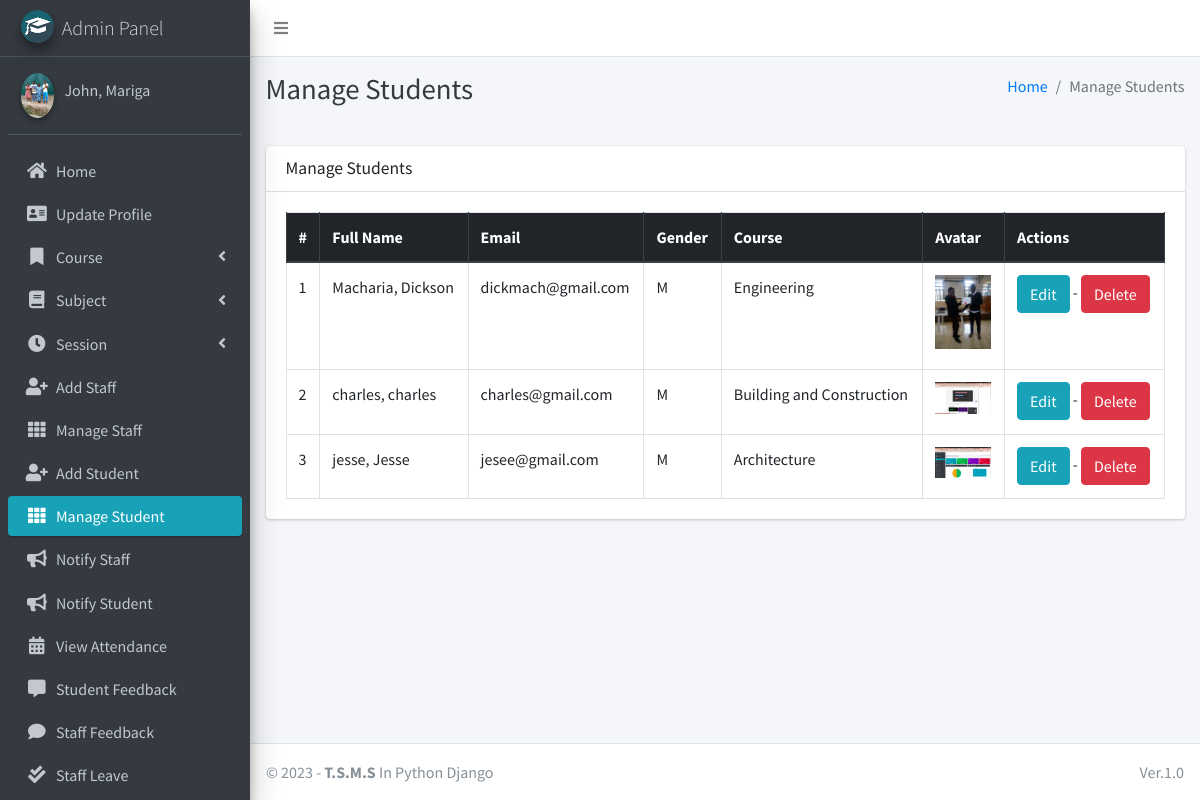
Page /student/manage/ (signed in) on the committed database.
### main_app/models.py (models this page shows, shortened)
class CustomUser(AbstractUser):
    USER_TYPE = ((1, "HOD"), (2, "Staff"), (3, "Student"))
    GENDER = [("M", "Male"), ("F", "Female")]
    username = None  # Removed username, using email instead
    email = models.EmailField(unique=True)
    user_type = models.CharField(default=1, choices=USER_TYPE, max_length=1)
    gender = models.CharField(max_length=1, choices=GENDER)
    profile_pic = models.ImageField()
    address = models.TextField()
    fcm_token = models.TextField(default="")  # For firebase notifications
    created_at = models.DateTimeField(auto_now_add=True)
    updated_at = models.DateTimeField(auto_now=True)
    USERNAME_FIELD = "email"
    REQUIRED_FIELDS = []
    objects = CustomUserManager()
    def __str__(self):
        return self.last_name + ", " + self.first_name

class Student(models.Model):
    admin = models.OneToOneField(CustomUser, on_delete=models.CASCADE)
    course = models.ForeignKey(Course, on_delete=models.DO_NOTHING, null=True, blank=False)
    session = models.ForeignKey(Session, on_delete=models.DO_NOTHING, null=True)

class Course(models.Model):
    name = models.CharField(max_length=120)
    created_at = models.DateTimeField(auto_now_add=True)
    updated_at = models.DateTimeField(auto_now=True)

### main_app/hod_views.py (the view)
# urls.py: path("student/manage/", hod_views.manage_student, name='manage_student'),
def manage_student(request):
    students = CustomUser.objects.filter(user_type=3)
    context = {
        'students': students,
        'page_title': 'Manage Students'
    }
    return render(request, "hod_template/manage_student.html", context)

### main_app/templates/hod_template/manage_student.html
{% extends 'main_app/base.html' %}
{% load static %}
{% block page_title %}{{page_title}}{% endblock page_title %}
{% block content %}
<section class="content">
    <div class="container-fluid">
        <div class="row">
            <div class="col-md-12">
                <div class="card">
                    <div class="card-header">
                        <h3 class="card-title">{{page_title}}</h3>
                    </div>
                    <div class="card-body">
                        <table id="example2" class="table table-bordered table-hover">
                            <thead class="thead-dark">
                                <tr>
                                    <th>#</th>
                                    <th>Full Name</th>
                                    <th>Email</th>
                                    <th>Gender</th>
                                    <th>Course</th>
                                    <th>Avatar</th>
                                    <th>Actions</th>
                                </tr>
                            </thead>
                            <tbody>
                                {% for student in students %}
                                <tr>
                                    <td>{{ forloop.counter }}</td>
                                    <td>{{student.last_name}}, {{student.first_name}}</td>
                                    <td>{{student.email}}</td>
                                    <td>{{student.gender}}</td>
                                    <td>{{student.student.course.name}}</td>
                                    <td>
                                        {% if student.profile_pic == ""  %}
                                        No Image
                                        {% else %}
                                        <img class="img img-fluid mb-2" height="56" width="56"
                                            src="{{student.profile_pic}}" alt="">
                                        {% endif %}
                                    </td>
                                    <td><a href="{% url 'edit_student' student.student.id %}" class="btn btn-info">Edit</a> -
                                        <a href="{% url 'delete_student' student.student.id %}" class="btn btn-danger" onclick="return confirm('Are you sure about this ?')">Delete</a>
                                    </td>
                                </tr>
                                {% endfor %}
                            </tbody>
                        </table>
                    </div>
                </div>
            </div>
        </div>
    </div>
</section>
{% endblock content %}

### main_app/templates/main_app/sidebar_template.html (shortened to what this page needs)
{% load static %}
<aside class="main-sidebar sidebar-dark-info elevation-4">
    {% if request.user.user_type == '1' %}
    <a href="{% url 'admin_home' %}" class="brand-link">
        <img src="{% static 'dist/img/cmsl.png' %} " alt="AdminLTE Logo"
            class="brand-image img-circle elevation-3" >
        <span class="brand-text font-weight-light">Admin Panel</span>
    </a>
    <div class="sidebar">
        <div class="user-panel mt-3 pb-3 mb-3 d-flex">
            <div class="image">
                <img src="{{ request.user.profile_pic}}" class="img-circle elevation-2" alt="User Image">
            </div>
            <div class="info">
                <a href="#" class="d-block">{{user}}</a>
            </div>
        </div>
        <nav class="mt-2">
            <ul class="nav nav-pills nav-sidebar flex-column" data-widget="treeview" role="menu" data-accordion="false">
                <li class="nav-item">
                    {% url 'admin_home' as admin_home %}
                    <a href="{{admin_home}}" class="nav-link {% if admin_home == request.path %} active {% endif %}">
                        <i class="nav-icon fas fa-home"></i>
                        <p>
                            Home
                        </p>
                    </a>
                </li>
                <li class="nav-item">
                    {% url 'admin_view_profile' as admin_view_profile %}
                    <a href="{{admin_view_profile}}"
                        class="nav-link {% if admin_view_profile == request.path %} active {% endif %}">
                        <i class="nav-icon fas fa-address-card"></i>
                        <p>
                            Update Profile
                        </p>
                    </a>
                </li>
                <li class="nav-item has-treeview">
                    <a href="#" class="nav-link">
                        <i class="nav-icon fas fa-bookmark"></i>
                        <p>
                            Course
                            <i class="fas fa-angle-left right"></i>
                        </p>
                    </a>
                </li>
                <li class="nav-item has-treeview">
                    <a href="#" class="nav-link">
                        <i class="nav-icon fas fa-book"></i>
                        <p>
                            Subject
                            <i class="fas fa-angle-left right"></i>
                        </p>
                    </a>
                </li>
                <li class="nav-item has-treeview">
                    <a href="#" class="nav-link">
                        <i class="nav-icon fas fa-clock"></i>
                        <p>
                            Session
                            <i class="fas fa-angle-left right"></i>
                        </p>
                    </a>
                </li>
                <li class="nav-item">
                    {% url 'add_staff' as add_staff %}
                    <a href="{{add_staff}}" class="nav-link {% if add_staff == request.path %} active {% endif %}">
                        <i class="nav-icon fas fa-user-plus"></i>
                        <p>
                            Add Staff
                        </p>
                    </a>
                </li>
                <li class="nav-item">
                    {% url 'manage_staff' as manage_staff %}
                    {% url 'edit_staff' staff_id as edit_staff %}
                    <a href="{{manage_staff}}"
                        class="nav-link {% if manage_staff == request.path or request.path == edit_staff %} active {% endif %}">
                        <i class="nav-icon fas fa-th"></i>
                        <p>
                            Manage Staff
                        </p>
                    </a>
                </li>
                <li class="nav-item">
                    {% url 'add_student' as add_student%}
                    <a href="{{add_student}}" class="nav-link  {% if add_student == request.path %} active {% endif %}">
                        <i class="nav-icon fas fa-user-plus"></i>
                        <p>
                            Add Student
                        </p>
                    </a>
                </li>
                <li class="nav-item">
                    {% url 'manage_student' as manage_student %}
                    {% url 'edit_student' student_id as edit_student %}
                    <a href="{{manage_student}}"
                        class="nav-link  {% if edit_student == request.path or manage_student == request.path %} active {% endif %}">
                        <i class="nav-icon fas fa-th"></i>
                        <p>
                            Manage Student
                        </p>
                    </a>
                </li>
                <li class="nav-item">
                    {% url 'admin_notify_staff' as admin_notify_staff %}
                    <a href="{{admin_notify_staff}}"
                        class="nav-link {% if admin_notify_staff == request.path %} active {% endif %}">
                        <i class="nav-icon fas fa-bullhorn"></i>
                        <p>
                            Notify Staff
                        </p>
                    </a>
                </li>
                <li class="nav-item">
                    {% url 'admin_notify_student' as admin_notify_student %}
                    <a href="{{admin_notify_student}}"
                        class="nav-link {% if admin_notify_student == request.path %} active {% endif %}">
                        <i class="nav-icon fas fa-bullhorn"></i>
                        <p>
                            Notify Student
                        </p>
                    </a>
                </li>
                <li class="nav-item">
                    {% url 'admin_view_attendance' as admin_view_attendance %}
                <li class="nav-item">
                    <a href="{{admin_view_attendance}}"
                        class="nav-link  {% if admin_view_attendance == request.path %} active {% endif %}">
                        <i class="nav-icon fas fa-calendar-alt"></i>
                        <p>
                            View Attendance
                        </p>
                    </a>
                </li>
                <li class="nav-item">
                    {% url 'student_feedback_message' as student_feedback_message %}
                    <a href="{{ student_feedback_message }}"
                        class="nav-link  {% if student_feedback_message == request.path %} active {% endif %}">
                        <i class="nav-icon fas fa-comment-alt"></i>
                        <p>
                            Student Feedback
                        </p>
                    </a>
                </li>
                <li class="nav-item">
                    {% url 'staff_feedback_message' as staff_feedback_message %}
                    <a href="{{staff_feedback_message}}"
                        class="nav-link   {% if staff_feedback_message == request.path %} active {% endif %}">
                        <i class="nav-icon fas fa-comment"></i>
                        <p>
                            Staff Feedback
                        </p>
                    </a>
                </li>
                <li class="nav-item">
                    {% url 'view_staff_leave' as view_staff_leave %}
                    <a href="{{view_staff_leave}}"
                        class="nav-link  {% if view_staff_leave == request.path %} active {% endif %}">
                        <i class="nav-icon fas fa-check-double"></i>
                        <p>
                            Staff Leave
                        </p>
                    </a>
                </li>
                                        {% endif %}
                                    </ul>
                                </nav>
                            </div>
</aside>

### rows in the picture
CustomUser: user.profile_pic (picture), last_name+first_name "John, Mariga"
CustomUser: last_name "Macharia", first_name "Dickson", email "dickmach@gmail.com", gender "M", student.course.name "Engineering", profile_pic (picture)
CustomUser: last_name "charles", first_name "charles", email "charles@gmail.com", gender "M", student.course.name "Building and Construction", shows a picture
CustomUser: last_name "jesse", first_name "Jesse", email "jesee@gmail.com", gender "M", student.course.name "Architecture", shows a picture

### other values in the picture
{{ page_title }} "Manage Students"
